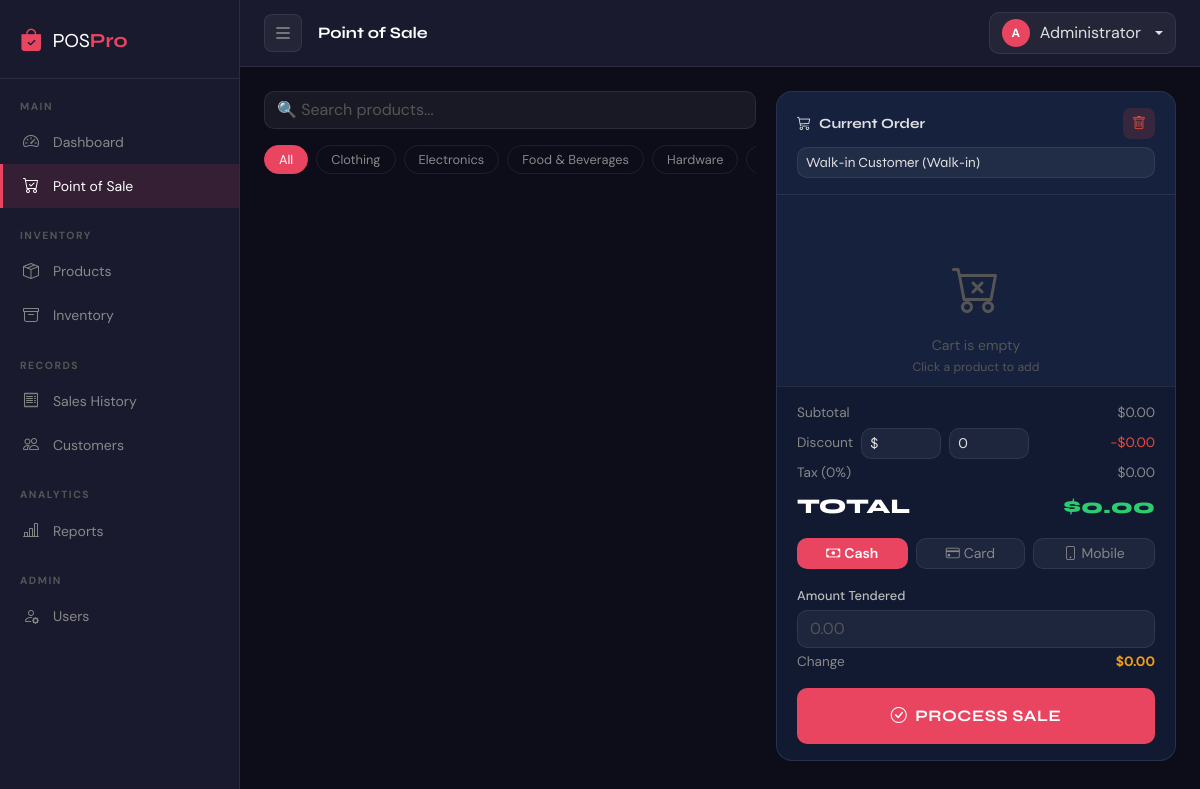
Page /modules/sales/pos.php (signed in) on the committed database.
### tables this page shows
CREATE TABLE IF NOT EXISTS categories (
    id          INT AUTO_INCREMENT PRIMARY KEY,
    name        VARCHAR(100)    NOT NULL UNIQUE,
    description TEXT,
    status      ENUM('active','inactive') NOT NULL DEFAULT 'active',
    created_at  TIMESTAMP       DEFAULT CURRENT_TIMESTAMP
);

### modules/sales/pos.php (the view, shortened to what this page needs)
<?php
$conn = getDBConnection();
$categories = $conn->query("SELECT * FROM categories WHERE status='active' ORDER BY name");
$customers  = $conn->query("SELECT * FROM customers ORDER BY is_default DESC, name ASC");
require_once '../../includes/header.php';
?>
<div class="pos-wrapper">
  <div class="pos-products d-flex flex-column gap-3">
    <div class="d-flex gap-3">
      <input type="text" id="productSearch" class="form-control" placeholder="&#128269; Search products..." oninput="filterProducts()">
    </div>
    <div class="d-flex gap-2 overflow-auto pb-1" id="categoryPills">
      <button class="category-pill active" onclick="filterCategory(0, this)">All</button>
      <?php while($c=$categories->fetch_assoc()): ?>
      <button class="category-pill" onclick="filterCategory(<?= $c['id'] ?>, this)"><?= htmlspecialchars($c['name']) ?></button>
      <?php endwhile; ?>
    </div>
  </div>
  <div class="pos-cart">
    <div class="cart-header">
      <div class="d-flex justify-content-between align-items-center">
        <span><i class="bi bi-cart3 me-2 text-accent"></i>Current Order</span>
        <button class="btn btn-sm" style="background:rgba(231,76,60,0.15);color:#e74c3c;border-radius:8px;" onclick="clearCart()"><i class="bi bi-trash"></i></button>
      </div>
      <select id="customerSelect" class="form-select form-select-sm mt-2" style="background:rgba(255,255,255,0.05);">
        <?php while($cu=$customers->fetch_assoc()): ?>
        <option value="<?= $cu['id'] ?>" <?= $cu['is_default']?'selected':'' ?>><?= htmlspecialchars($cu['name']) ?> <?= $cu['is_default']?'(Walk-in)':'' ?></option>
        <?php endwhile; ?>
      </select>
    </div>
    <div class="cart-items" id="cartItems">
      <div class="text-center py-5" id="emptyCart" style="color:#555;">
        <i class="bi bi-cart-x" style="font-size:3rem;"></i>
        <p class="mt-2 mb-0">Cart is empty</p>
        <small>Click a product to add</small>
      </div>
    </div>
    <div class="cart-footer">
      <div class="d-flex justify-content-between mb-1" style="font-size:.85rem;color:#888;">
        <span>Subtotal</span><span id="subtotal">$0.00</span>
      </div>
      <div class="d-flex align-items-center gap-2 mb-1">
        <span style="font-size:.85rem;color:#888;white-space:nowrap;">Discount</span>
        <select id="discountType" class="form-select form-select-sm" onchange="recalc()" style="width:80px;">
          <option value="fixed">$</option>
        </select>
        <input type="number" id="discountValue" class="form-control form-control-sm" value="0" min="0" step="0.01" oninput="recalc()" style="width:80px;">
        <span style="font-size:.85rem;color:#e74c3c;margin-left:auto;" id="discountAmount">-$0.00</span>
      </div>
      <div class="d-flex justify-content-between mb-2" style="font-size:.85rem;color:#888;">
        <span>Tax (<?= DEFAULT_TAX_PERCENT ?>%)</span><span id="taxAmount">$0.00</span>
      </div>
      <div class="d-flex justify-content-between mb-3" style="font-size:1.3rem;font-family:'Syne',sans-serif;font-weight:800;color:#fff;">
        <span>TOTAL</span><span id="totalAmount" style="color:#2ecc71;">$0.00</span>
      </div>
      <div class="d-flex gap-2 mb-3">
        <?php foreach(['cash'=>'bi-cash','card'=>'bi-credit-card','mobile'=>'bi-phone'] as $m=>$i): ?>
        <button class="btn btn-sm flex-fill pay-method <?= $m==='cash'?'btn-accent':'' ?>" data-method="<?= $m ?>" onclick="setPayMethod(this)" style="<?= $m!=='cash'?'background:rgba(255,255,255,0.05);border:1px solid var(--border);color:#888;border-radius:10px;':'' ?>">
          <i class="bi <?= $i ?> me-1"></i><?= ucfirst($m) ?>
        </button>
        <?php endforeach; ?>
      </div>
      <div id="cashSection">
        <label class="form-label mb-1" style="font-size:.8rem;">Amount Tendered</label>
        <input type="number" id="amountPaid" class="form-control mb-1" placeholder="0.00" step="0.01" oninput="calcChange()">
        <div class="d-flex justify-content-between" style="font-size:.85rem;">
          <span style="color:#888;">Change</span>
          <span id="changeAmount" style="color:#f39c12;font-weight:700;">$0.00</span>
        </div>
      </div>
      <button class="btn btn-accent w-100 mt-3 py-3" style="font-size:1rem;font-family:'Syne',sans-serif;font-weight:700;letter-spacing:.5px;" onclick="processSale()">
        <i class="bi bi-check-circle me-2"></i>PROCESS SALE
      </button>
    </div>
  </div>
</div>
<?php require_once '../../includes/footer.php'; ?>

### assets/css/style.css (style rules this page uses)
:root { --primary: #1a1a2e; --surface: #16213e; --surface2: #0f3460; --accent: #e94560; --accent2: #5bc0de; --success: #2ecc71; --warning: #f39c12; --danger: #e74c3c; --text: #e0e0e0; --text-muted: #888; --border: rgba(255,255,255,0.08); --sidebar-w: 240px; }
*, *::before, *::after { box-sizing: border-box; }
body { margin: 0; background: #0d0d1a; color: var(--text); font-family: 'DM Sans', sans-serif; font-size: 14px; display: flex; min-height: 100vh; }
.form-control, .form-select { background: rgba(255,255,255,0.05); border: 1px solid var(--border); color: var(--text); border-radius: 10px; }
.form-control::placeholder { color: #555; }
.form-select option { background: var(--primary); color: var(--text); }
.form-label { color: #bbb; font-size: .85rem; font-weight: 500; }
.btn-accent { background: var(--accent); border: none; color: #fff; border-radius: 10px; font-weight: 600; transition: all .2s; }
.pos-wrapper { display: grid; grid-template-columns: 1fr 380px; gap: 20px; height: calc(100vh - 100px); }
.pos-products { overflow-y: auto; }
.pos-cart { background: var(--surface); border: 1px solid var(--border); border-radius: 16px; display: flex; flex-direction: column; overflow: hidden; }
.cart-header { padding: 16px 20px; border-bottom: 1px solid var(--border); font-family: 'Syne', sans-serif; font-weight: 700; }
.cart-items { flex: 1; overflow-y: auto; padding: 12px; }
.cart-footer { padding: 16px 20px; border-top: 1px solid var(--border); background: rgba(0,0,0,0.2); }

### modules/sales/pos.php (style rules this page uses)
.pos-wrapper { display:grid; grid-template-columns:1fr 400px; gap:20px; height:calc(100vh - 130px); }
.category-pill { cursor:pointer;border-radius:20px;padding:4px 14px;border:1px solid var(--border);background:transparent;color:#888;font-size:.8rem;transition:all .2s;white-space:nowrap; }
.category-pill:hover,.category-pill.active { background:var(--accent);border-color:var(--accent);color:#fff; }

### rows in the picture
categories: name "Clothing"
categories: name "Electronics"
categories: name "Food & Beverages"
categories: name "Hardware"

### other values in the picture
$pageTitle "Point of Sale"
substr($_SESSION['full_name'], 0, 1) "A"
$_SESSION['full_name'] "Administrator"
DEFAULT_TAX_PERCENT "0"
$m "Cash"
$m "Card"
$m "Mobile"
form field value "Walk-in Customer (Walk-in)"
